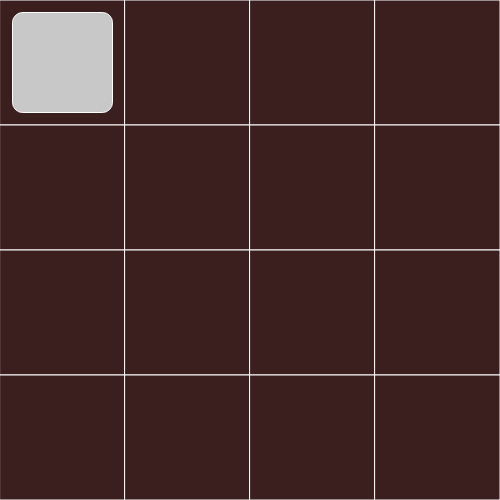
Frame 1 (no input)
Frame 60 (no input): identical to frame 1, image omitted
Frame 120 (the mouse pressed at the canvas centre since frame 60): identical to frame 1, image omitted

The p5.js sketch that drew this single still picture (run headless with seeded random() and noise() and a simulated clock; from frame 60 on, the mouse is pressed at the canvas centre):

// p5.js sketch
// ── sketch.js
const tileArr = [];
let bgsquares;

function setup() {
    createCanvas(500, 500);

    bgsquares = new BGSquares();
    newTile(bgsquares);
    console.log(bgsquares);
    console.log(tileArr);
}

function newTile(bgsquares, x = 0, y = 0, val = null) {
    const tile = new Tile(x, y, bgsquares, val);
    tileArr.push(tile);
}

function fillTileArr(bgsquares) {
    for (let i = 0; i < bgsquares.gridHeight; i++) {
        for (let j = 0; j < bgsquares.gridWidth; j++) {
            let tile = new Tile(i, j, bgsquares);
            tileArr.push(tile);
        }
    }
}

function updateAllCords(xdir, ydir) {
    for (let i in tileArr) {
        if (((tileArr[i].x + xdir) < 0) || ((tileArr[i].x + xdir) > bgsquares.gridWidth - 1)) {
            console.log(`Bump: ${tileArr[i].x} ${tileArr[i].y}`);
            continue;
        } else if (((tileArr[i].y + ydir) < 0) || ((tileArr[i].y + ydir) > bgsquares.gridHeight - 1)) {
            console.log(`Bump: ${tileArr[i].x} ${tileArr[i].y}`);
            continue;
        }

        if (tileArr[i]) {
            tileArr[i].updateCords(xdir, ydir, bgsquares);
        }
    }
}

function keyPressed() { //updates cords in (x, y) dir
    if (keyCode === UP_ARROW) {
        updateAllCords(0, -1);
    } else if (keyCode === DOWN_ARROW) {
        updateAllCords(0, 1);
    } else if (keyCode === LEFT_ARROW) {
        updateAllCords(-1, 0);
    } else if (keyCode === RIGHT_ARROW) {
        updateAllCords(1, 0);
    }
}

function drawBoxes() {
    for (let i = 0; i < tileArr.length; i++) {
        if (tileArr[i]) {
            tileArr[i].draw();
        }
    }
}

function draw() {
    background(100);
    //noStroke();
    fill(69); 
   // box.updateCords(0, 0);
    bgsquares.draw();
    drawBoxes();
}


// ── bgsquares.js
class BGSquares {
    constructor() {
        this.arr = [];
        this.size = height * 0.25;
        this.gridWidth = 4;
        this.gridHeight = 4;
        this.initArr();
    }

    initArr() {
        for (let i = 0; i < this.gridHeight; i++) {
            this.arr[i] = [];
            for (let j = 0; j < this.gridWidth; j++) {
                this.arr[i].push([]);
                this.arr[i][j] = {x: j, y: i, screenx: width * (j * 0.25), screeny: height * (i * 0.25), hasTile: false};
            }
        }
    }

    /*
    fillArr(val) { 
        for (let i = 0; i < 4; i++) {
            for (let j = 0; j < 4; j++) {
                this.arr[i][j].val = val;
            }
        }
    }
    */

    /* 
    shiftVals(dir) {
        if (dir === "up") {
            print("sup");
            for (let i = 1; i < 4; i++) {
                for (let j = 0; j < 4; j++) {
                    if (this.sarr[i - 1][j].val == null) {
                        this.sarr[i - 1][j].val == this.sarr[i][j].val;
                    }
                }
            }    
        }
        print(dir);
    }
    */
    
    numTilesInRow(row) {
        let numTiles = 0;
        for (let i = 0; i < 3; i++) {
            if (this.arr[row][i].hasTile) {
                numTiles += 1;
            }
        }
        return numTiles;
    }
    
    numTilesInCol(col) {
        let numTiles = 0;
        for(let i = 0; i < 3; i++) {
            if (this.arr[i][col].hasBox) {
                numTiles += 1;
            }
        }
        return numTiles;
    }

    draw() {
        fill(69); //Nice.
        rectMode(CORNER);
        
        for (let i of this.arr) {
            for (let j of i) {
                fill(59, 30, 30); //Nice.
                stroke(254);
                rect(j.screenx, j.screeny, this.size, this.size); 
                
                /*
                textAlign(CENTER);
                fill(200);
                if (j.val != null) {
                    text(`${j.val}`, j.x + (this.size / 2), j.y + (this.size / 2));
                }
                */
            }
        }
    }
}
// ── box.js
class Box {
    constructor(x, y, bgsquares) {
        this.x = x;
        this.y = y;
        //some math to make work with 0-4 cords
        this.screenx = width * (.125 + 2 * (.125 * this.x));
        this.screeny = height * (.125 + 2 * (.125 * this.y));
        this.val = null;
        bgsquares.arr[y][x].hasBox = true;
    }

    updateCords(xdir, ydir, bgsquares) {
        let oldx = this.x;
        let oldy = this.y;
       
        if (bgsquares.arr[oldy + ydir][oldx + xdir].hasBox) {
            console.log("beep");
        } else {
            this.x += xdir;
            this.y += ydir;
            bgsquares.arr[oldy][oldx].hasBox = false;
        }

        if (this.x < 0) {
            this.x = 0;
        } else if (this.x > 3) {
            this.x = 3;
        }
        if (this.y < 0) {
            this.y = 0;
        } else if (this.y > 3) {
            this.y = 3;
        }

        bgsquares.arr[this.y][this.x].hasBox = true;

        //some math to make work with 0-4 cords
        this.screenx = width * (.125 + 2 * (.125 * this.x));
        this.screeny = height * (.125 + 2 * (.125 * this.y));
    }

    draw() {
        fill(200);
        rectMode(CENTER);
        rect(this.screenx, this.screeny, 100, 100, 10);
        
        if (this.val != null) {
            textAlign(CENTER);
            fill(69); //Nice.
            text(`${this.val}`, this.screenx, this.screeny);
        }
    }
}
// ── tile.js
class Tile {
    constructor(x, y, bgsquares) {
        this.x = x;
        this.y = y;
        //some math to make work with 0-4 cords
        this.screenx = width * (.125 + 2 * (.125 * this.x));
        this.screeny = height * (.125 + 2 * (.125 * this.y));
        this.val = null;
        bgsquares.arr[y][x].hasTile = true;
    }

    updateCords(xdir, ydir, bgsquares) {
        let oldx = this.x;
        let oldy = this.y;
       
        if (bgsquares.arr[oldy + ydir][oldx + xdir].hasTile) {
            console.log("beep");
        } else {
            this.x += xdir;
            this.y += ydir;
            bgsquares.arr[oldy][oldx].hasTile = false;
        }

        if (this.x < 0) {
            this.x = 0;
        } else if (this.x > 3) {
            this.x = 3;
        }
        if (this.y < 0) {
            this.y = 0;
        } else if (this.y > 3) {
            this.y = 3;
        }

        bgsquares.arr[this.y][this.x].hasTile = true;

        //some math to make work with 0-4 cords
        this.screenx = width * (.125 + 2 * (.125 * this.x));
        this.screeny = height * (.125 + 2 * (.125 * this.y));
    }

    draw() {
        fill(200);
        rectMode(CENTER);
        rect(this.screenx, this.screeny, 100, 100, 10);
        
        if (this.val != null) {
            textAlign(CENTER);
            fill(69); //Nice.
            text(`${this.val}`, this.screenx, this.screeny);
        }
    }
}
